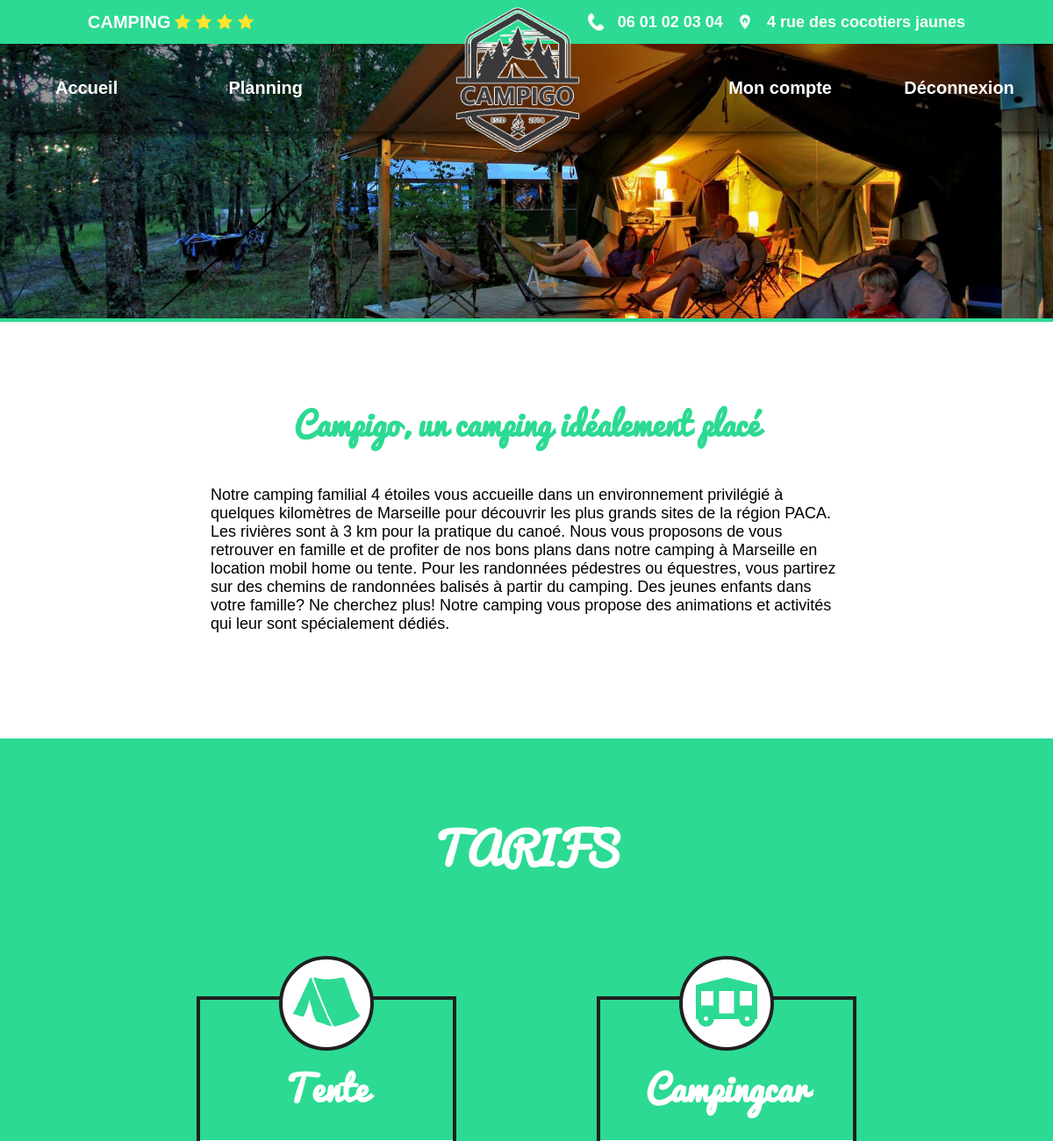
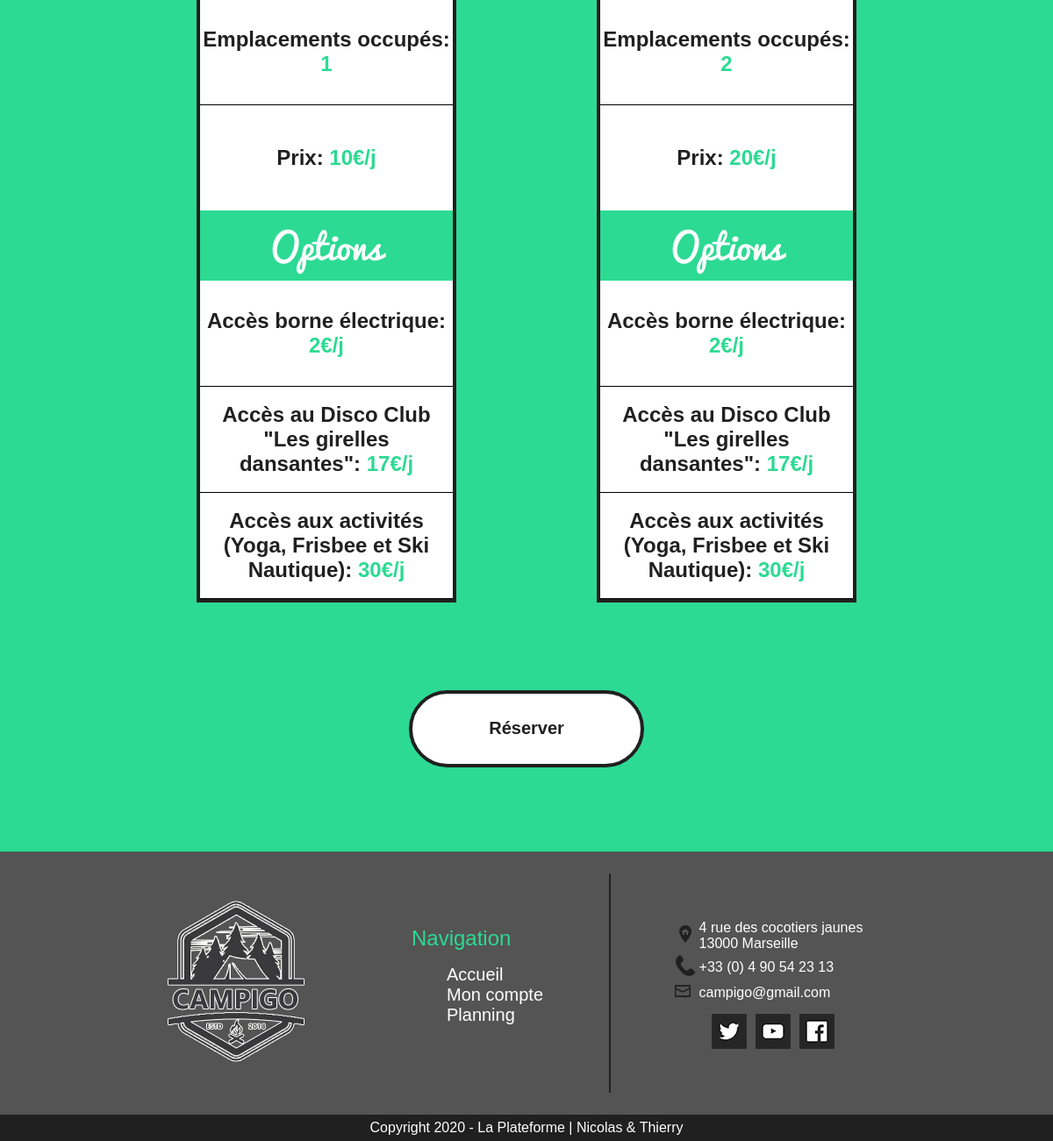
Screenshot of /index.php (signed in) with the database file from the repository (2 pictures, top to bottom).
### tables this page shows
CREATE TABLE IF NOT EXISTS `tarifs` (
  `tarifo1` int(11) NOT NULL,
  `tarifo2` int(11) NOT NULL,
  `tarifo3` int(11) NOT NULL,
  `tarifemplacement` int(11) NOT NULL
);

### index.php (the view, shortened to what this page needs)
<?php
$cnx = mysqli_connect("localhost", "root", "", "camping");
$requeteprix = "SELECT * FROM tarifs";
$queryprix = mysqli_query($cnx, $requeteprix);
$resultatprix = mysqli_fetch_all($queryprix);
?>
<!doctype html>
<html lang="fr">
<head>
    <link rel="stylesheet" href="css/style.css">
</head>
<body>
<?php
    include("header.php");
?>
<main>
    <img class="top" src="img/topindex.jpg">
    <article id="cbvn">
        <h1>Campigo, un camping idéalement placé</h1>
        <p>Notre camping familial 4 étoiles vous accueille dans un environnement privilégié à quelques kilomètres de Marseille pour découvrir les plus grands sites de la région PACA. Les rivières sont à 3 km pour la pratique du canoé. Nous vous proposons de vous retrouver en famille et de profiter de nos bons plans dans notre camping à Marseille en location mobil home ou tente. Pour les randonnées pédestres ou équestres, vous partirez sur des chemins de randonnées balisés à partir du camping. Des jeunes enfants dans votre famille? Ne cherchez plus! Notre camping vous propose des animations et activités qui leur sont spécialement dédiés.</p>
    </article>
    <section id="ctarif">
        <section id="toptarif">
            <h1>TARIFS</h1>
        </section>
        <section id="tarif">
            <section class="ctabletarif1">
                <article id="titretarif">
                    <img id="imgtente" src="img/tente.png" alt="tente">
                    <h1>Tente</h1>
                </article>
                <article class="casetarif">
                    <p>Emplacements occupés: <span class="green">1</span></p>
                </article>
                <article class="casetarifnoborder">
                    <p>Prix: <span class="green"><?php echo $resultatprix[0][3]; ?>€/j</span><p>
                </article>
                <article id="optioncase">
                    <p>Options</p>
                </article>
                <article class="casetarif">
                    <p>Accès borne électrique: <span class="green"><?php echo $resultatprix[0][0]; ?>€/j</span></p>
                </article>
                <article class="casetarif">
                    <p>Accès au Disco Club "Les girelles dansantes": <span class="green"><?php echo $resultatprix[0][1]; ?>€/j</span></p>
                </article>
                <article class="casetarif">
                    <p>Accès aux activités (Yoga, Frisbee et Ski Nautique): <span class="green"><?php echo $resultatprix[0][2]; ?>€/j</span></p>
                </article>
            </section>
            <section class="ctabletarif2">
                <article id="titretarif">
                    <img id="imgtente" src="img/mobilhome.png" alt="mobilhome">
                    <h1>Campingcar</h1>
                </article>
                <article class="casetarif">
                    <p>Emplacements occupés: <span class="green">2</span></p>
                </article>
                <article class="casetarifnoborder">
                    <p>Prix: <span class="green"><?php echo $resultatprix[0][3]*2; ?>€/j</span><p>
                </article>
                <article id="optioncase">
                    <p>Options</p>
                </article>
                <article class="casetarif">
                    <p>Accès borne électrique: <span class="green"><?php echo $resultatprix[0][0]; ?>€/j</span></p>
                </article>
                <article class="casetarif">
                    <p>Accès au Disco Club "Les girelles dansantes": <span class="green"><?php echo $resultatprix[0][1]; ?>€/j</span></p>
                </article>
                <article class="casetarif">
                    <p>Accès aux activités (Yoga, Frisbee et Ski Nautique): <span class="green"><?php echo $resultatprix[0][2]; ?>€/j</span></p>
                </article>
            </section>
        </section>
        <section id="cbtnres">
            <a href="reservation-form.php"><p>Réserver</p></a>
        </section>
    </section>
</main>
<?php
    include("footer.php");
?>
</body>
</html>

### css/style.css (style rules this page uses)
body { margin: 0; }
main { top: 0; margin-top: -100px; z-index: 100; position: relative; }
.top { width: 100%; border-bottom: 4px solid #2cda93; }
a { color: unset; }
#cbvn h1 { font-family: "pacifico"; font-size: 36px; margin: 0; }
#cbvn p { width: 60%; font-size: 18px; color: black; margin: 40px; }
#cbvn { font-family: Arial, Helvetica, sans-serif; display: flex; flex-direction: column; align-items: center; color: #2cda93; margin: 80px 0 80px 0; }
#ctarif { display: flex; flex-direction: column; width: 100%; height: 80%; padding: 34px 0 100px 0; background-color: #2cda93; }
#tarif { display: flex; flex-direction: row; justify-content: center; height: 64%; width: 100%; }
.ctabletarif1 { display: flex; flex-direction: column; width: 24%; height: 100%; background-color: blue; border: 4px solid #202020; margin-right: 80px; }
.ctabletarif2 { display: flex; flex-direction: column; width: 24%; height: 100%; background-color: blue; border: 4px solid #202020; margin-left: 80px; }
#titretarif { height: 160px; background-color: #2cda93; display: flex; flex-direction: column; align-items: center; }
#toptarif { height: 180px; font-size: 42px; color: white; font-family: "Pacifico"; display: flex; justify-content: center; align-items: center; margin-bottom: 80px; }
.casetarif { height: 120px; background-color: white; border-bottom: 1px solid black; display: flex; justify-content: center; align-items: center; color: #202020; font-size: 24px; font-family: Arial, Helvetica, sans-serif; font-weight: bold; text-align: center; }
.casetarifnoborder { height: 120px; background-color: white; display: flex; justify-content: center; align-items: center; color: #202020; font-size: 24px; font-family: Arial, Helvetica, sans-serif; font-weight: bold; }
.green { color: #2cda93; }
#optioncase { display: flex; justify-content: center; align-items: center; font-family: "Pacifico"; font-size: 40px; color: white; height: 80px; background-color: #2cda93; }
#imgtente { position: absolute; height: 100px; width: 100px; background-color: white; margin-top: -50px; border-radius: 50%; border: 4px solid #202020; }
#titretarif h1 { position: relative; top: 50%; margin: 0; font-family: "Pacifico"; color: white; font-size: 40px; line-height: 40px; }
#cbtnres { margin-top: 100px; height: 80px; display: flex; justify-content: center; }
#cbtnres a { height: 100%; width: 260px; display: flex; justify-content: center; align-items: center; text-decoration: none; border: 4px solid #202020; border-radius: 50px; color: #202020; font-size: 20px; font-family: Arial, Helvetica, sans-serif; font-weight: bold; background-color: white; }
a { text-decoration: none; }

### rows the page displays
tarifs: tarifemplacement "10", tarifo1 "2", tarifo2 "17", tarifo3 "30", $resultatprix[0][3]*2 "20"
